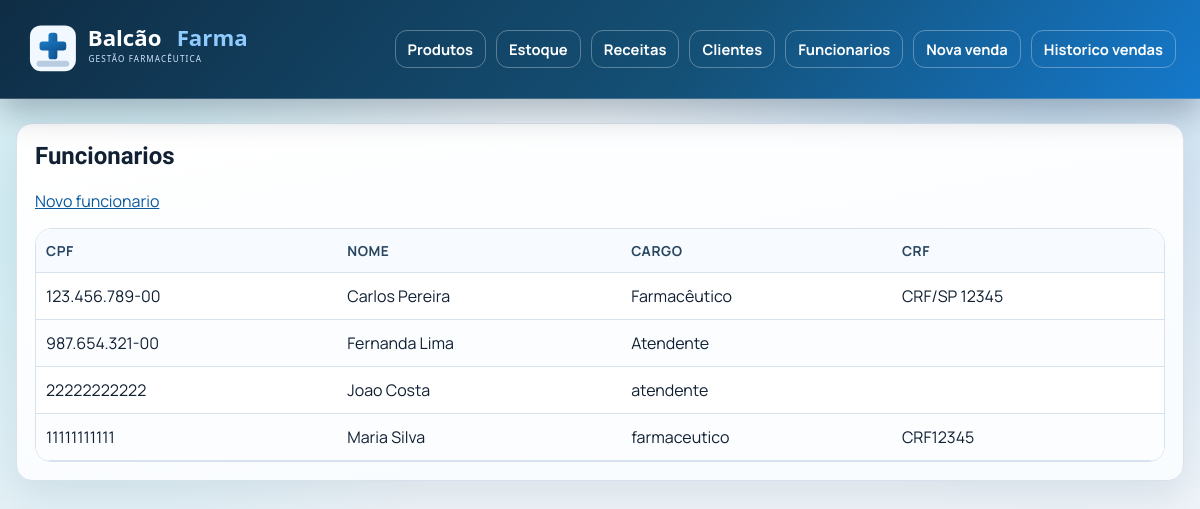
The app's page /funcionarios with its own data.
### tables this page shows
CREATE TABLE Funcionario (
    cpf VARCHAR(14) PRIMARY KEY,  
    nome VARCHAR(255) NOT NULL,
    cargo VARCHAR(100),
    registro_profissional VARCHAR(50),
    ativo BOOLEAN NOT NULL DEFAULT TRUE
);

### App/Views/MainView.php (called while the page is built, shortened)
<?php
class MainView
{
	private string $fileName;
	public function __construct(string $fileName)
	{
		$this->fileName = $fileName;
	}
	public function render(array $params = []): void
	{
		$viewFile = __DIR__ . '/pages/' . $this->fileName . '.php';
		require __DIR__ . '/pages/_layout_header.php';
		require $viewFile;
		require __DIR__ . '/pages/_layout_footer.php';
	}
}

### App/Controllers/Controller.php (called while the page is built, shortened)
<?php
class Controller
{
	private array $params = [];
	protected function render(string $viewName): void
	{
		$view = new MainView($viewName);
		$view->render($this->params);
	}
	protected function addParam(string $key, mixed $value): void
	{
		$this->params[$key] = $value;
	}
}

### App/Controllers/FuncionariosController.php (called while the page is built, shortened)
<?php
class FuncionariosController extends Controller
{
	private FuncionarioDAO $funcionarioDAO;
	public function __construct(array $segments = [])
	{
		$this->funcionarioDAO = new FuncionarioDAO();
	}
	public function executar(): void
	{
		$this->addParam('funcionarios', $this->funcionarioDAO->listar());
		$this->render('funcionarios/listar');
	}
}

### App/Application.php (called while the page is built, shortened)
<?php
class Application
{
	public function executar(): void
	{
		$rawUrl = $_GET['url'] ?? '';
		$segments = $this->parseUrl($rawUrl);
		$controller = new $controllerFqcn($segments);
		$controller->executar();
	}
	private function parseUrl(string $url): array
	{
		$url = trim($url);
		$clean = trim($url, '/');
		return array_values(array_filter(explode('/', $clean), static function ($part) {
			return $part !== '';
		}));
	}
}

### index.php (called while the page is built, shortened)
<?php
$app = new Application();
$app->executar();

### App/DAO/FuncionarioDAO.php (called while the page is built, shortened)
<?php
class FuncionarioDAO
{
	private PDO $conn;
	public function __construct()
	{
		$this->conn = Connection::getConn();
	}
	public function listar(): array
	{
		$stmt = $this->conn->query('SELECT cpf, nome, cargo, registro_profissional AS crf, ativo FROM Funcionario WHERE ativo = 1 ORDER BY nome ASC');
		return $stmt->fetchAll();
	}
}

### App/DAO/Connection.php (called while the page is built, shortened)
<?php
class Connection
{
	private static ?PDO $conn = null;
	public static function getConn(): PDO
	{
		if (self::$conn === null) {
			$host = getenv('DB_HOST') ?: '127.0.0.1';
			$port = getenv('DB_PORT') ?: '3306';
			$name = getenv('DB_NAME') ?: 'farmacia_db';
			$user = getenv('DB_USER') ?: 'root';
			$pass = getenv('DB_PASS') ?: '';
			$dsn = sprintf('mysql:host=%s;port=%s;dbname=%s;charset=utf8mb4', $host, $port, $name);
			try {
				self::$conn = new PDO($dsn, $user, $pass, [
					PDO::ATTR_ERRMODE => PDO::ERRMODE_EXCEPTION,
					PDO::ATTR_DEFAULT_FETCH_MODE => PDO::FETCH_ASSOC,
				]);
			} catch (PDOException $e) {
				http_response_code(500);
				die('Database connection failed: ' . $e->getMessage());
			}
		}
		return self::$conn;
	}
}

### App/Views/pages/funcionarios/listar.php (the view)
<div class="card">
	<h2>Funcionarios</h2>
	<p><a href="/funcionarios/novo">Novo funcionario</a></p>
	<div class="table-wrap">
		<table>
			<thead>
				<tr>
					<th>CPF</th>
					<th>Nome</th>
					<th>Cargo</th>
					<th>CRF</th>
				</tr>
			</thead>
			<tbody>
				<?php if (empty($funcionarios)): ?>
					<tr><td colspan="4">Nenhum funcionario cadastrado.</td></tr>
				<?php else: ?>
					<?php foreach ($funcionarios as $funcionario): ?>
						<tr>
							<td><?= htmlspecialchars($funcionario['cpf'], ENT_QUOTES, 'UTF-8') ?></td>
							<td><?= htmlspecialchars($funcionario['nome'], ENT_QUOTES, 'UTF-8') ?></td>
							<td><?= htmlspecialchars($funcionario['cargo'], ENT_QUOTES, 'UTF-8') ?></td>
							<td><?= htmlspecialchars((string) ($funcionario['crf'] ?? ''), ENT_QUOTES, 'UTF-8') ?></td>
						</tr>
					<?php endforeach; ?>
				<?php endif; ?>
			</tbody>
		</table>
	</div>
</div>

### App/Views/pages/_layout_header.php (style rules this page uses)
:root { --bg: #edf3f8; --surface: #ffffff; --surface-soft: #f7fbff; --surface-strong: #0f2d45; --text: #112033; --text-soft: #4a6177; --line: #d7e2ed; --accent: #1579cc; --accent-strong: #0a5aa1; --accent-soft: #e7f3ff; --ok-bg: #dcfce7; --ok-text: #166534; --err-bg: #fee2e2; --err-text: #991b1b; --radius-sm: 10px; --radius-ui: 12px; --radius-card: 16px; --radius-lg: 18px; --radius-md: 12px; --shadow: 0 16px 36px rgba(16, 40, 70, 0.08); }
* { box-sizing: border-box; }
body { margin: 0; font-family: "Manrope", "Segoe UI", sans-serif; background: radial-gradient(circle at 88% 6%, rgba(21, 121, 204, 0.18), transparent 36%), radial-gradient(circle at 8% 28%, rgba(31, 194, 212, 0.16), transparent 34%), var(--bg); color: var(--text); min-height: 100vh; }
a { color: var(--accent-strong); }
.card { background: linear-gradient(170deg, #ffffff, #f9fcff 80%); border: 1px solid var(--line); border-radius: var(--radius-card); padding: 18px; margin-bottom: 16px; box-shadow: var(--shadow); animation: card-enter 0.32s ease; }
.card h2, .card h3 { font-family: "Sora", "Manrope", sans-serif; margin-top: 0; }
.table-wrap { overflow-x: auto; border: 1px solid var(--line); border-radius: var(--radius-card); }
table { width: 100%; border-collapse: collapse; background: var(--surface); min-width: 640px; }
th, td { border-bottom: 1px solid var(--line); padding: 12px 10px; text-align: left; }
th { background: var(--surface-soft); font-size: 0.86rem; text-transform: uppercase; letter-spacing: 0.04em; color: #294661; }
tbody tr:nth-child(even) { background: #fbfdff; }

### records on screen
funcionario: cpf "123.456.789-00", nome "Carlos Pereira", cargo "Farmacêutico", registro_profissional "CRF/SP 12345"
funcionario: cpf "987.654.321-00", nome "Fernanda Lima", cargo "Atendente"
funcionario: cpf "22222222222", nome "Joao Costa", cargo "atendente"
funcionario: cpf "11111111111", nome "Maria Silva", cargo "farmaceutico", registro_profissional "CRF12345"
